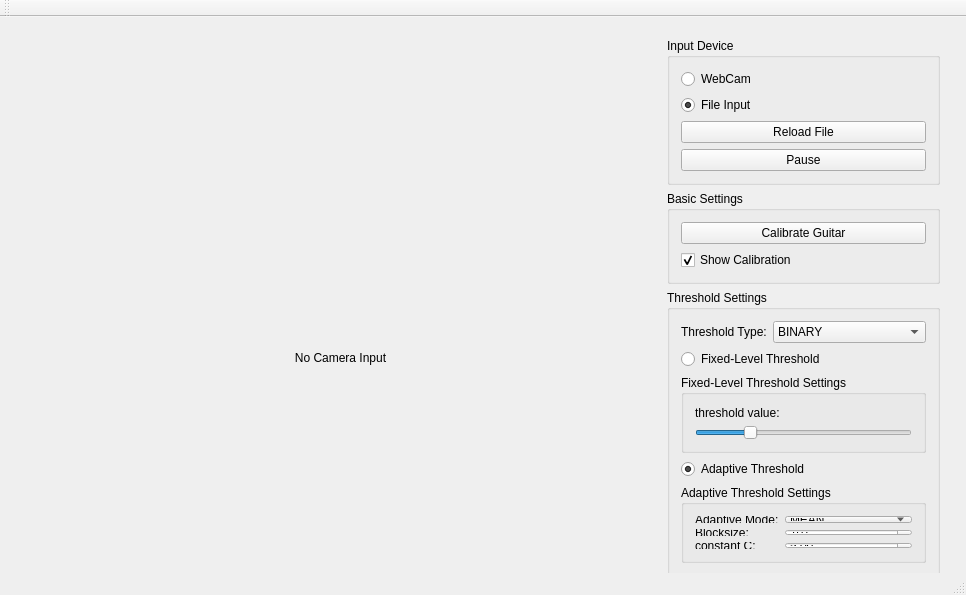
<?xml version="1.0" encoding="UTF-8"?>
<ui version="4.0">
 <class>AugmentedRealityTutorialClass</class>
 <widget class="QMainWindow" name="AugmentedRealityTutorialClass">
  <property name="enabled">
   <bool>true</bool>
  </property>
  <property name="geometry">
   <rect>
    <x>0</x>
    <y>0</y>
    <width>966</width>
    <height>595</height>
   </rect>
  </property>
  <property name="windowTitle">
   <string>AugmentedRealityTutorial</string>
  </property>
  <widget class="QWidget" name="centralWidget">
   <widget class="QWidget" name="horizontalLayoutWidget">
    <property name="geometry">
     <rect>
      <x>10</x>
      <y>10</y>
      <width>941</width>
      <height>662</height>
     </rect>
    </property>
    <layout class="QHBoxLayout" name="horizontalLayout">
     <item>
      <spacer name="horizontalSpacer_2">
       <property name="orientation">
        <enum>Qt::Horizontal</enum>
       </property>
       <property name="sizeHint" stdset="0">
        <size>
         <width>200</width>
         <height>20</height>
        </size>
       </property>
      </spacer>
     </item>
     <item>
      <widget class="QLabel" name="imageLabel">
       <property name="text">
        <string>No Camera Input</string>
       </property>
       <property name="alignment">
        <set>Qt::AlignCenter</set>
       </property>
      </widget>
     </item>
     <item>
      <spacer name="horizontalSpacer">
       <property name="orientation">
        <enum>Qt::Horizontal</enum>
       </property>
       <property name="sizeHint" stdset="0">
        <size>
         <width>200</width>
         <height>20</height>
        </size>
       </property>
      </spacer>
     </item>
     <item>
      <layout class="QVBoxLayout" name="verticalLayout">
       <item>
        <widget class="QGroupBox" name="groupBox_4">
         <property name="title">
          <string>Input Device</string>
         </property>
         <layout class="QVBoxLayout" name="verticalLayout_4">
          <item>
           <widget class="QRadioButton" name="radioInputWebCam">
            <property name="text">
             <string>WebCam</string>
            </property>
            <property name="checked">
             <bool>false</bool>
            </property>
           </widget>
          </item>
          <item>
           <widget class="QRadioButton" name="radioInputFile">
            <property name="text">
             <string>File Input</string>
            </property>
            <property name="checked">
             <bool>true</bool>
            </property>
           </widget>
          </item>
          <item>
           <widget class="QPushButton" name="pushReloadFileInput">
            <property name="text">
             <string>Reload File</string>
            </property>
           </widget>
          </item>
          <item>
           <widget class="QPushButton" name="pushPause">
            <property name="text">
             <string>Pause</string>
            </property>
           </widget>
          </item>
         </layout>
        </widget>
       </item>
       <item>
        <widget class="QGroupBox" name="groupBox_5">
         <property name="title">
          <string>Basic Settings</string>
         </property>
         <layout class="QVBoxLayout" name="verticalLayout_5">
          <item>
           <widget class="QPushButton" name="pushCalibrateGuitar">
            <property name="text">
             <string>Calibrate Guitar</string>
            </property>
           </widget>
          </item>
          <item>
           <widget class="QCheckBox" name="checkShowCalibration">
            <property name="text">
             <string>Show Calibration</string>
            </property>
            <property name="checked">
             <bool>true</bool>
            </property>
           </widget>
          </item>
         </layout>
        </widget>
       </item>
       <item>
        <widget class="QGroupBox" name="groupBox">
         <property name="title">
          <string>Threshold Settings</string>
         </property>
         <layout class="QVBoxLayout" name="verticalLayout_2">
          <item>
           <layout class="QFormLayout" name="formLayout_2">
            <item row="0" column="0">
             <widget class="QLabel" name="label_4">
              <property name="text">
               <string>Threshold Type:</string>
              </property>
             </widget>
            </item>
            <item row="0" column="1">
             <widget class="QComboBox" name="comboThresholdType">
              <item>
               <property name="text">
                <string>BINARY</string>
               </property>
              </item>
              <item>
               <property name="text">
                <string>INVERSE BINARY</string>
               </property>
              </item>
             </widget>
            </item>
           </layout>
          </item>
          <item>
           <widget class="QRadioButton" name="radioFixedLevelThreshold">
            <property name="text">
             <string>Fixed-Level Threshold</string>
            </property>
            <property name="checked">
             <bool>false</bool>
            </property>
           </widget>
          </item>
          <item>
           <widget class="QGroupBox" name="groupBox_3">
            <property name="enabled">
             <bool>true</bool>
            </property>
            <property name="title">
             <string>Fixed-Level Threshold Settings</string>
            </property>
            <layout class="QVBoxLayout" name="verticalLayout_3">
             <item>
              <widget class="QLabel" name="labelThresholdValue">
               <property name="enabled">
                <bool>true</bool>
               </property>
               <property name="text">
                <string>threshold value: </string>
               </property>
              </widget>
             </item>
             <item>
              <widget class="QSlider" name="sliderThresholdValue">
               <property name="enabled">
                <bool>true</bool>
               </property>
               <property name="maximum">
                <number>255</number>
               </property>
               <property name="value">
                <number>60</number>
               </property>
               <property name="orientation">
                <enum>Qt::Horizontal</enum>
               </property>
              </widget>
             </item>
            </layout>
           </widget>
          </item>
          <item>
           <spacer name="verticalSpacer_2">
            <property name="orientation">
             <enum>Qt::Vertical</enum>
            </property>
            <property name="sizeHint" stdset="0">
             <size>
              <width>20</width>
              <height>10</height>
             </size>
            </property>
           </spacer>
          </item>
          <item>
           <widget class="QRadioButton" name="radioAdaptiveThreshold">
            <property name="text">
             <string>Adaptive Threshold</string>
            </property>
            <property name="checked">
             <bool>true</bool>
            </property>
           </widget>
          </item>
          <item>
           <widget class="QGroupBox" name="groupBox_2">
            <property name="enabled">
             <bool>true</bool>
            </property>
            <property name="title">
             <string>Adaptive Threshold Settings</string>
            </property>
            <layout class="QFormLayout" name="formLayout">
             <item row="0" column="1">
              <widget class="QComboBox" name="comboAdaptiveMode">
               <item>
                <property name="text">
                 <string>MEAN</string>
                </property>
               </item>
               <item>
                <property name="text">
                 <string>GAUSSIAN</string>
                </property>
               </item>
              </widget>
             </item>
             <item row="0" column="0">
              <widget class="QLabel" name="label_3">
               <property name="text">
                <string>Adaptive Mode:</string>
               </property>
              </widget>
             </item>
             <item row="1" column="1">
              <widget class="QSpinBox" name="spinBlocksize">
               <property name="minimum">
                <number>1</number>
               </property>
               <property name="maximum">
                <number>9999</number>
               </property>
               <property name="singleStep">
                <number>2</number>
               </property>
               <property name="value">
                <number>101</number>
               </property>
              </widget>
             </item>
             <item row="1" column="0">
              <widget class="QLabel" name="label_2">
               <property name="text">
                <string>Blocksize:</string>
               </property>
              </widget>
             </item>
             <item row="2" column="1">
              <widget class="QDoubleSpinBox" name="spinConstantC">
               <property name="maximum">
                <double>9999.989999999999782</double>
               </property>
               <property name="value">
                <double>5.000000000000000</double>
               </property>
              </widget>
             </item>
             <item row="2" column="0">
              <widget class="QLabel" name="label_5">
               <property name="text">
                <string>constant C:</string>
               </property>
              </widget>
             </item>
            </layout>
           </widget>
          </item>
         </layout>
        </widget>
       </item>
       <item>
        <widget class="QGroupBox" name="groupBox_6">
         <property name="title">
          <string>Calibration Settings</string>
         </property>
         <layout class="QVBoxLayout" name="verticalLayout_6">
          <item>
           <widget class="QPushButton" name="pushFretBoardDetected">
            <property name="text">
             <string>Fretboard Detected</string>
            </property>
           </widget>
          </item>
          <item>
           <widget class="QPushButton" name="pushSaveFretboard2File">
            <property name="enabled">
             <bool>false</bool>
            </property>
            <property name="text">
             <string>Save Fretboard To File</string>
            </property>
            <property name="checkable">
             <bool>false</bool>
            </property>
           </widget>
          </item>
         </layout>
        </widget>
       </item>
       <item>
        <spacer name="verticalSpacer">
         <property name="orientation">
          <enum>Qt::Vertical</enum>
         </property>
         <property name="sizeHint" stdset="0">
          <size>
           <width>20</width>
           <height>40</height>
          </size>
         </property>
        </spacer>
       </item>
      </layout>
     </item>
    </layout>
   </widget>
  </widget>
  <widget class="QMenuBar" name="menuBar">
   <property name="geometry">
    <rect>
     <x>0</x>
     <y>0</y>
     <width>966</width>
     <height>21</height>
    </rect>
   </property>
  </widget>
  <widget class="QToolBar" name="mainToolBar">
   <attribute name="toolBarArea">
    <enum>TopToolBarArea</enum>
   </attribute>
   <attribute name="toolBarBreak">
    <bool>false</bool>
   </attribute>
  </widget>
  <widget class="QStatusBar" name="statusBar"/>
 </widget>
 <layoutdefault spacing="6" margin="11"/>
 <resources>
  <include location="AugmentedRealityTutorial.qrc"/>
 </resources>
 <connections>
  <connection>
   <sender>radioInputWebCam</sender>
   <signal>toggled(bool)</signal>
   <receiver>AugmentedRealityTutorialClass</receiver>
   <slot>inputDeviceChanged()</slot>
   <hints>
    <hint type="sourcelabel">
     <x>938</x>
     <y>84</y>
    </hint>
    <hint type="destinationlabel">
     <x>609</x>
     <y>75</y>
    </hint>
   </hints>
  </connection>
  <connection>
   <sender>pushReloadFileInput</sender>
   <signal>clicked()</signal>
   <receiver>AugmentedRealityTutorialClass</receiver>
   <slot>reloadFileInputPushed()</slot>
   <hints>
    <hint type="sourcelabel">
     <x>938</x>
     <y>136</y>
    </hint>
    <hint type="destinationlabel">
     <x>566</x>
     <y>131</y>
    </hint>
   </hints>
  </connection>
  <connection>
   <sender>pushPause</sender>
   <signal>clicked()</signal>
   <receiver>AugmentedRealityTutorialClass</receiver>
   <slot>pauseVideo()</slot>
   <hints>
    <hint type="sourcelabel">
     <x>938</x>
     <y>165</y>
    </hint>
    <hint type="destinationlabel">
     <x>596</x>
     <y>180</y>
    </hint>
   </hints>
  </connection>
  <connection>
   <sender>checkShowCalibration</sender>
   <signal>stateChanged(int)</signal>
   <receiver>AugmentedRealityTutorialClass</receiver>
   <slot>showCalibrationChanged()</slot>
   <hints>
    <hint type="sourcelabel">
     <x>938</x>
     <y>250</y>
    </hint>
    <hint type="destinationlabel">
     <x>505</x>
     <y>65</y>
    </hint>
   </hints>
  </connection>
  <connection>
   <sender>pushCalibrateGuitar</sender>
   <signal>clicked()</signal>
   <receiver>AugmentedRealityTutorialClass</receiver>
   <slot>calibrateGuitar()</slot>
   <hints>
    <hint type="sourcelabel">
     <x>891</x>
     <y>217</y>
    </hint>
    <hint type="destinationlabel">
     <x>739</x>
     <y>206</y>
    </hint>
   </hints>
  </connection>
  <connection>
   <sender>pushFretBoardDetected</sender>
   <signal>clicked()</signal>
   <receiver>AugmentedRealityTutorialClass</receiver>
   <slot>fretBoardDetected()</slot>
   <hints>
    <hint type="sourcelabel">
     <x>938</x>
     <y>620</y>
    </hint>
    <hint type="destinationlabel">
     <x>713</x>
     <y>313</y>
    </hint>
   </hints>
  </connection>
  <connection>
   <sender>pushSaveFretboard2File</sender>
   <signal>clicked()</signal>
   <receiver>AugmentedRealityTutorialClass</receiver>
   <slot>saveFretboardToFile()</slot>
   <hints>
    <hint type="sourcelabel">
     <x>938</x>
     <y>649</y>
    </hint>
    <hint type="destinationlabel">
     <x>739</x>
     <y>376</y>
    </hint>
   </hints>
  </connection>
  <connection>
   <sender>comboThresholdType</sender>
   <signal>currentIndexChanged(QString)</signal>
   <receiver>AugmentedRealityTutorialClass</receiver>
   <slot>thresholdTypeChanged()</slot>
   <hints>
    <hint type="sourcelabel">
     <x>829</x>
     <y>298</y>
    </hint>
    <hint type="destinationlabel">
     <x>457</x>
     <y>307</y>
    </hint>
   </hints>
  </connection>
  <connection>
   <sender>radioFixedLevelThreshold</sender>
   <signal>toggled(bool)</signal>
   <receiver>AugmentedRealityTutorialClass</receiver>
   <slot>thresholdTypeChanged()</slot>
   <hints>
    <hint type="sourcelabel">
     <x>691</x>
     <y>331</y>
    </hint>
    <hint type="destinationlabel">
     <x>525</x>
     <y>382</y>
    </hint>
   </hints>
  </connection>
  <connection>
   <sender>radioFixedLevelThreshold</sender>
   <signal>toggled(bool)</signal>
   <receiver>groupBox_3</receiver>
   <slot>setEnabled(bool)</slot>
   <hints>
    <hint type="sourcelabel">
     <x>809</x>
     <y>326</y>
    </hint>
    <hint type="destinationlabel">
     <x>809</x>
     <y>376</y>
    </hint>
   </hints>
  </connection>
  <connection>
   <sender>radioAdaptiveThreshold</sender>
   <signal>toggled(bool)</signal>
   <receiver>groupBox_2</receiver>
   <slot>setEnabled(bool)</slot>
   <hints>
    <hint type="sourcelabel">
     <x>809</x>
     <y>439</y>
    </hint>
    <hint type="destinationlabel">
     <x>809</x>
     <y>506</y>
    </hint>
   </hints>
  </connection>
  <connection>
   <sender>sliderThresholdValue</sender>
   <signal>valueChanged(int)</signal>
   <receiver>AugmentedRealityTutorialClass</receiver>
   <slot>thresholdValueChanged(int)</slot>
   <hints>
    <hint type="sourcelabel">
     <x>753</x>
     <y>390</y>
    </hint>
    <hint type="destinationlabel">
     <x>536</x>
     <y>468</y>
    </hint>
   </hints>
  </connection>
  <connection>
   <sender>comboAdaptiveMode</sender>
   <signal>currentIndexChanged(int)</signal>
   <receiver>AugmentedRealityTutorialClass</receiver>
   <slot>adaptiveThresholdSettingsChanged()</slot>
   <hints>
    <hint type="sourcelabel">
     <x>788</x>
     <y>485</y>
    </hint>
    <hint type="destinationlabel">
     <x>280</x>
     <y>449</y>
    </hint>
   </hints>
  </connection>
  <connection>
   <sender>spinBlocksize</sender>
   <signal>valueChanged(int)</signal>
   <receiver>AugmentedRealityTutorialClass</receiver>
   <slot>adaptiveThresholdSettingsChanged()</slot>
   <hints>
    <hint type="sourcelabel">
     <x>795</x>
     <y>516</y>
    </hint>
    <hint type="destinationlabel">
     <x>565</x>
     <y>515</y>
    </hint>
   </hints>
  </connection>
  <connection>
   <sender>spinConstantC</sender>
   <signal>valueChanged(double)</signal>
   <receiver>AugmentedRealityTutorialClass</receiver>
   <slot>adaptiveThresholdSettingsChanged()</slot>
   <hints>
    <hint type="sourcelabel">
     <x>815</x>
     <y>536</y>
    </hint>
    <hint type="destinationlabel">
     <x>612</x>
     <y>539</y>
    </hint>
   </hints>
  </connection>
 </connections>
 <slots>
  <slot>thresholdTypeChanged()</slot>
  <slot>thresholdValueChanged(int)</slot>
  <slot>adaptiveThresholdSettingsChanged()</slot>
  <slot>drawParameterChanged()</slot>
  <slot>inputDeviceChanged()</slot>
  <slot>reloadFileInputPushed()</slot>
  <slot>pauseVideo()</slot>
  <slot>showCalibrationChanged()</slot>
  <slot>calibrateGuitar()</slot>
  <slot>fretBoardDetected()</slot>
  <slot>saveFretboardToFile()</slot>
 </slots>
</ui>
